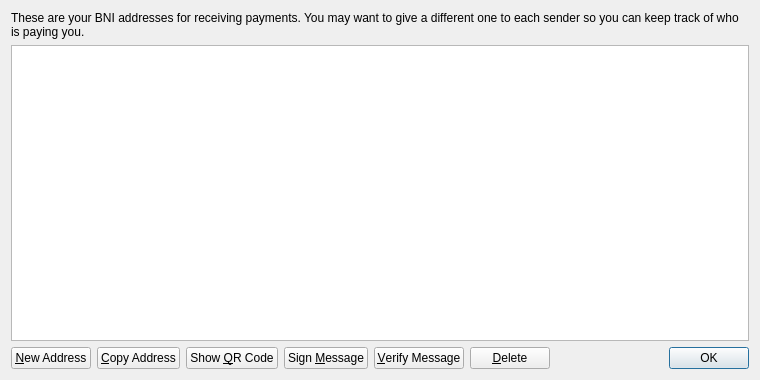
<?xml version="1.0" encoding="UTF-8"?>
<ui version="4.0">
 <class>AddressBookPage</class>
 <widget class="QWidget" name="AddressBookPage">
  <property name="geometry">
   <rect>
    <x>0</x>
    <y>0</y>
    <width>760</width>
    <height>380</height>
   </rect>
  </property>
  <property name="windowTitle">
   <string>Address Book</string>
  </property>
  <layout class="QVBoxLayout" name="verticalLayout">
   <item>
    <widget class="QLabel" name="labelExplanation">
     <property name="text">
      <string>These are your BNI addresses for receiving payments. You may want to give a different one to each sender so you can keep track of who is paying you.</string>
     </property>
     <property name="textFormat">
      <enum>Qt::PlainText</enum>
     </property>
     <property name="wordWrap">
      <bool>true</bool>
     </property>
    </widget>
   </item>
   <item>
    <widget class="QTableView" name="tableView">
     <property name="contextMenuPolicy">
      <enum>Qt::CustomContextMenu</enum>
     </property>
     <property name="toolTip">
      <string>Double-click to edit address or label</string>
     </property>
     <property name="tabKeyNavigation">
      <bool>false</bool>
     </property>
     <property name="selectionMode">
      <enum>QAbstractItemView::SingleSelection</enum>
     </property>
     <property name="selectionBehavior">
      <enum>QAbstractItemView::SelectRows</enum>
     </property>
     <property name="sortingEnabled">
      <bool>true</bool>
     </property>
     <attribute name="verticalHeaderVisible">
      <bool>false</bool>
     </attribute>
    </widget>
   </item>
   <item>
    <layout class="QHBoxLayout" name="horizontalLayout">
     <item>
      <widget class="QPushButton" name="newAddressButton">
       <property name="toolTip">
        <string>Create a new address</string>
       </property>
       <property name="text">
        <string>&amp;New Address</string>
       </property>
      </widget>
     </item>
     <item>
      <widget class="QPushButton" name="copyToClipboard">
       <property name="toolTip">
        <string>Copy the currently selected address to the system clipboard</string>
       </property>
       <property name="text">
        <string>&amp;Copy Address</string>
       </property>
      </widget>
     </item>
     <item>
      <widget class="QPushButton" name="showQRCode">
       <property name="text">
        <string>Show &amp;QR Code</string>
       </property>
      </widget>
     </item>
     <item>
      <widget class="QPushButton" name="signMessage">
       <property name="toolTip">
        <string>Sign a message to prove you own a BNI address</string>
       </property>
       <property name="text">
        <string>Sign &amp;Message</string>
       </property>
      </widget>
     </item>
     <item>
      <widget class="QPushButton" name="verifyMessage">
       <property name="toolTip">
        <string>Verify a message to ensure it was signed with a specified BNI address</string>
       </property>
       <property name="text">
        <string>&amp;Verify Message</string>
       </property>
      </widget>
     </item>
     <item>
      <widget class="QPushButton" name="deleteButton">
       <property name="toolTip">
        <string>Delete the currently selected address from the list</string>
       </property>
       <property name="text">
        <string>&amp;Delete</string>
       </property>
      </widget>
     </item>
     <item>
      <spacer name="horizontalSpacer">
       <property name="orientation">
        <enum>Qt::Horizontal</enum>
       </property>
       <property name="sizeHint" stdset="0">
        <size>
         <width>40</width>
         <height>20</height>
        </size>
       </property>
      </spacer>
     </item>
     <item>
      <widget class="QDialogButtonBox" name="buttonBox">
       <property name="sizePolicy">
        <sizepolicy hsizetype="Maximum" vsizetype="Fixed">
         <horstretch>0</horstretch>
         <verstretch>0</verstretch>
        </sizepolicy>
       </property>
       <property name="standardButtons">
        <set>QDialogButtonBox::Ok</set>
       </property>
      </widget>
     </item>
    </layout>
   </item>
  </layout>
 </widget>
 <resources>
  <include location="../bitcoin.qrc"/>
 </resources>
 <connections/>
</ui>
